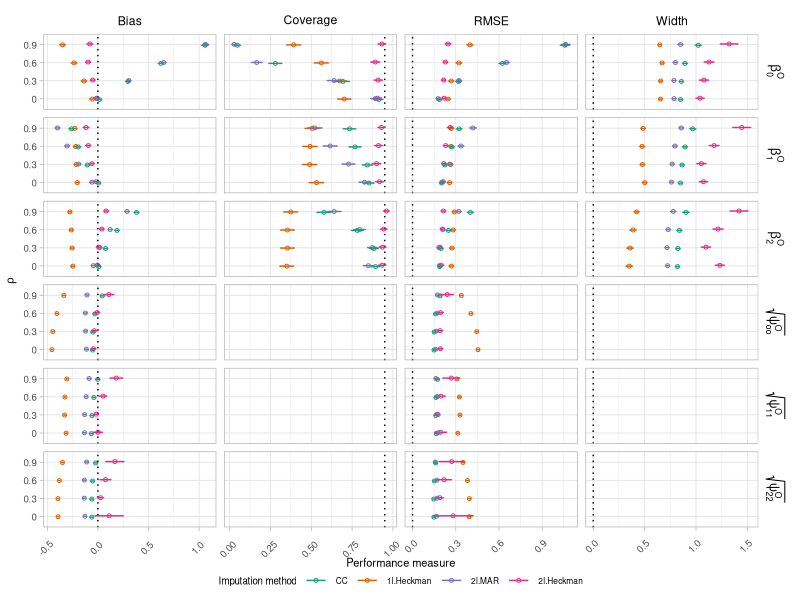
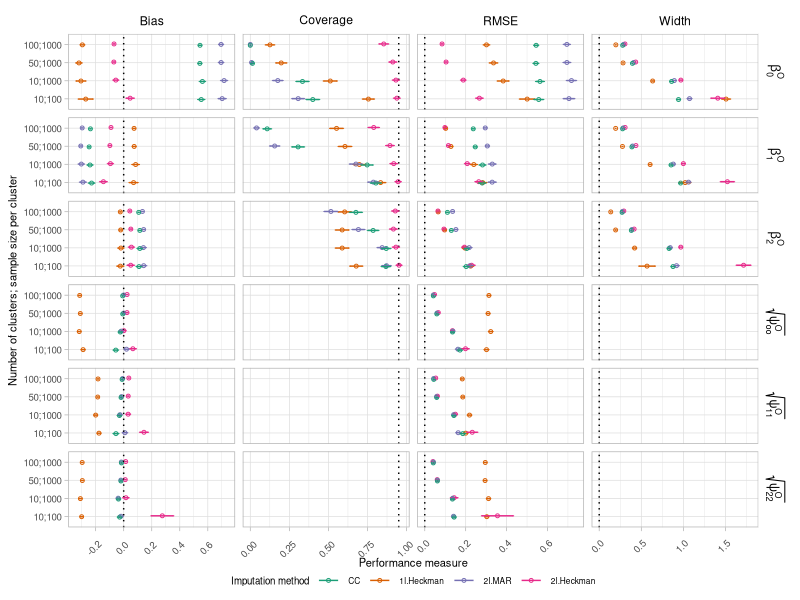
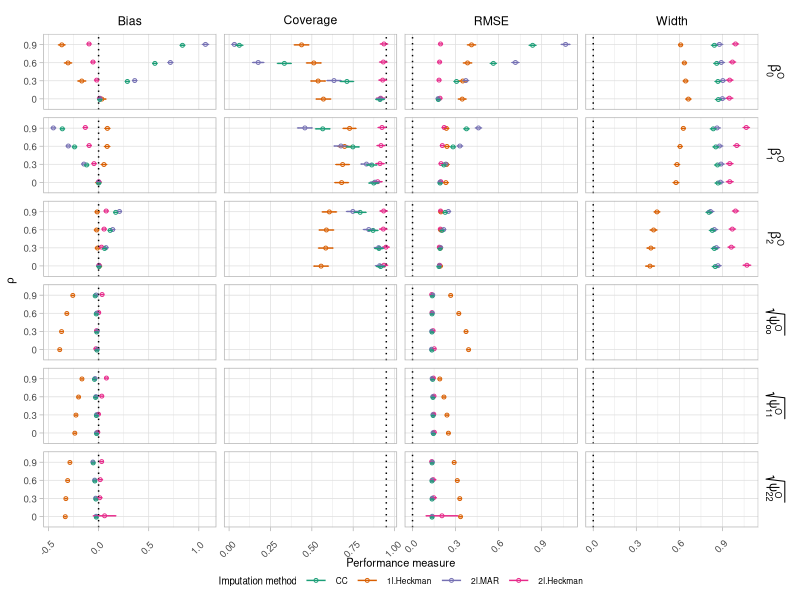
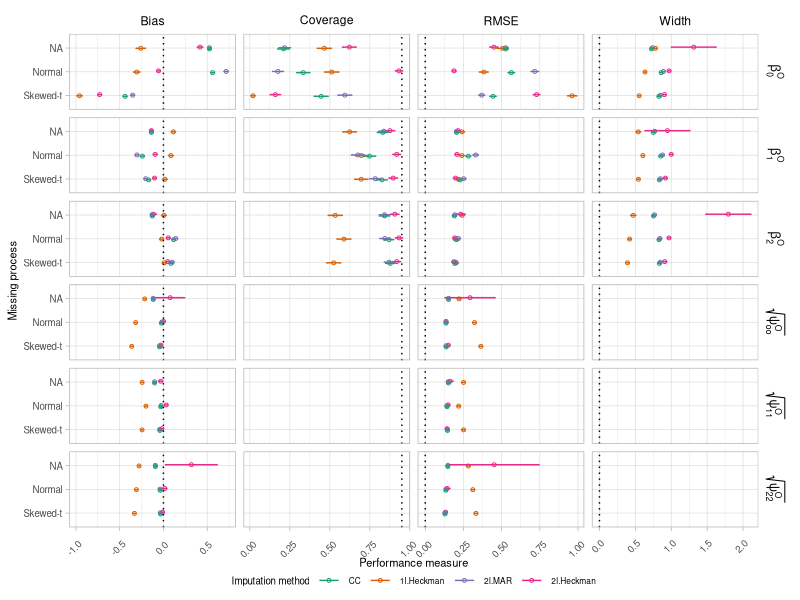

Here is the R script that generated these plots, in order:
library(here)
library(data.table)
library(ggplot2)

# Arrange dataset
data<-as.data.table(readxl::read_xlsx(here('2.Simulation','Sim_results.xlsx'),sheet="Sheet1"))
#data<-data[,grep("Scenario|Method|Variation|^Bias|^EmpSE|^RMSE|^CIW|^Cov|^SE", names(data)), with = FALSE]
#colnames(data)<-c("Scenario","Variation","Method", paste0("p_Coverage_",0:2), paste0("p_Bias_",0:6),paste0("p_RMSE_",0:6),paste0("p_Width_",0:2),paste0("p_EmpSE_",0:6),paste0("SE_Bias_",0:6),paste0("SE_EmpSE_",0:6),paste0("SE_RMSE_",0:6),paste0("SE_Width_",0:2), paste0("SE_Coverage_",0:2))
#data<- setDT(melt(data, measure.vars = c( paste0("p_Bias_",0:6), paste0("p_Coverage_",0:2), paste0("p_EmpSE_",0:6), paste0("p_RMSE_",0:6),paste0("p_Width_",0:2),paste0("SE_Bias_",0:6), paste0("SE_Coverage_",0:2),paste0("SE_EmpSE_",0:6),paste0("SE_RMSE_",0:6),paste0("SE_Width_",0:2)),variable.name = "Statistic", value.name = "Value"))
data<-data[Variation!="10;50",]
data<-data[,grep("Scenario|Method|Variation|^Bias|^RMSE|^CIW|^Cov|^SE_B|^SE_C|^SE_W|^SE_RM", names(data)), with = FALSE]
colnames(data)<-c("Scenario","Variation","Method", paste0("p_Coverage_",0:2), paste0("p_Bias_",0:6),
                  paste0("p_RMSE_",0:6),paste0("p_Width_",0:2),paste0("SE_Bias_",0:6),paste0("SE_RMSE_",0:6),paste0("SE_Width_",0:2), paste0("SE_Coverage_",0:2))
data<- setDT(melt(data, measure.vars = c( paste0("p_Bias_",0:6), paste0("p_Coverage_",0:2), paste0("p_RMSE_",0:6),paste0("p_Width_",0:2),
                                          paste0("SE_Bias_",0:6), paste0("SE_Coverage_",0:2),paste0("SE_RMSE_",0:6),paste0("SE_Width_",0:2)),variable.name = "Statistic", value.name = "Value"))



data[, c("Type","Statistic", "Parameter") := tstrsplit(Statistic, "_", fixed=TRUE)]
data<- setDT(dcast(data, Scenario+ Variation+ Method +  Parameter+Statistic~Type, value.var = "Value"))
param_val <- c("0"="beta_0", "1"="beta_1", "2"="beta_2", 
               "3"="psi_b0", "4"="psi_b1", "5"="psi_b2","6"= "psi_e")
data[,Method:=factor(Method, levels = c("CC","1l.Heckman","2l.MAR","2l.Heckman"))]

data[,Parameter := as.factor(param_val[data$Parameter])]
data[,Parameter := factor(Parameter, levels = c("beta_0","beta_1","beta_2","psi_b0","psi_b1","psi_b2","psi_e"),
                          ordered = TRUE, labels=c(expression(beta[0]**O),expression(beta[1]**O),expression(beta[2]**O),
                                                   expression(sqrt(psi[oo]**O)),expression(sqrt(psi[11]**O)),expression(sqrt(psi[22]**O)),
                                                   expression(psi[e])))]


plotsim<-function(Scenariov,levelsvar,yaxis){
datagraph<-data[Scenario==Scenariov,]
datalines <- data.table(Parameter = c("beta_0","beta_1", "beta_2","psi_b0", "psi_b1","psi_b2","psi_e"),
                        Z = c(rep(0,7),rep(0.95,7),rep(0,7),rep(0,7)),
                        Statistic=c(rep("Bias",7),rep("Coverage",7),rep("RMSE",7),rep("Width",7)))


datalines[,Parameter := factor(Parameter, levels = c("beta_0","beta_1","beta_2","psi_b0","psi_b1","psi_b2","psi_e"),
                               ordered = TRUE, labels=c(expression(beta[0]**O),expression(beta[1]**O),expression(beta[2]**O),
                                                        expression(sqrt(psi[oo]**O)),expression(sqrt(psi[11]**O)),expression(sqrt(psi[22]**O)),
                                                        expression(psi[e])))]



unique(datalines$Parameter)
datagraph[, Variation:=as.factor(Variation)]
datagraph[, Variation:=factor(Variation,levels=levelsvar)]

pd = position_dodge(.1)
datalines1<-datalines[!Parameter%in%c("psi[e]")]

plot<-ggplot(datagraph[!Parameter%in%c("psi[e]")],
       aes(y= Variation, x     = p, color = Method)) +
  geom_point(shape = 1,size  = 1,position = pd) +
  geom_vline(data = datalines1, aes(xintercept = Z),linetype='dotted')+
  geom_errorbar(aes(xmin  = p - 1.96*SE, xmax  = p + 1.96*SE),
                width = 0.2,size  = 0.5,position = pd) +
  facet_grid(Parameter~Statistic, scales="free",labeller = label_parsed)+
  scale_color_brewer(palette="Dark2")+
  guides(color=guide_legend(title="Imputation method"))+
  theme_light()+  
  theme(strip.background =element_rect(fill="white"),legend.position="bottom",legend.margin=margin(t=-12))+
  theme(strip.text = element_text(colour = 'black'))+
  theme(axis.text.x = element_text(angle = 45, vjust = 0.15,size=7),
        axis.title=element_text(size=8))+
  theme(axis.text.y = element_text(size=7))+
  xlab("Performance measure")+ylab(yaxis)+
  theme(legend.text=element_text(size=6))+
  theme(legend.title=element_text(size=7))

return(plot)
}


plot_rho<-plotsim(Scenariov="Rho",levelsvar=c("0","0.3","0.6","0.9"),yaxis=expression(rho))
plot_bin<-plotsim(Scenariov="Bin",levelsvar=c("0","0.3","0.6","0.9"),yaxis=expression(rho))
plot_N<-plotsim(Scenariov="N",levelsvar=c("10;50","10;100","10;1000","50;1000","100;1000"),yaxis="Number of clusters; sample size per cluster")
plot_S<-plotsim(Scenariov="S",levelsvar=c("Skewed-t","Normal","Explicit"),yaxis="Missing process")
